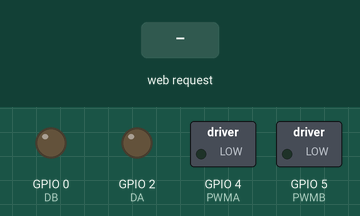
This sketch was run on a simulated ESP8266 (NodeMCU). On the bench: switched loads named in the sketch (green lamp = pin HIGH), output pins drawn as LEDs (lit = HIGH). Inputs (shaded band) come from the test bench.

Above: at 1.2 s.
1.3 s: HTTP request GET /forward received
At 2.5 s:
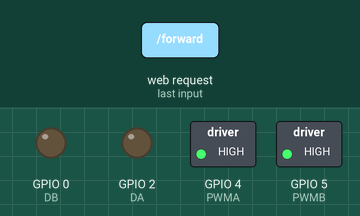
2.8 s: HTTP request GET /backward received
At 3.6 s:
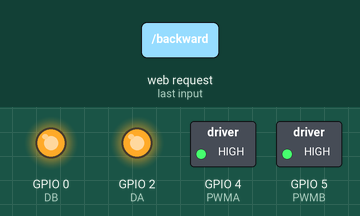
4.3 s: HTTP request GET /left received
At 4.8 s:
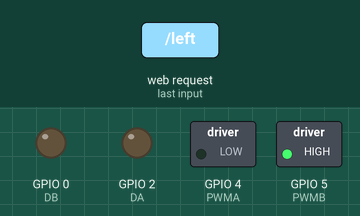
5.8 s: HTTP request GET /right received
At 7.0 s:
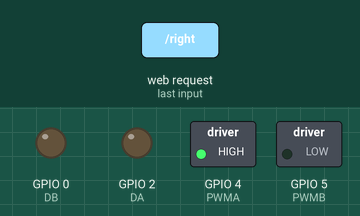
7.3 s: HTTP request GET /stop received
At 8.2 s:
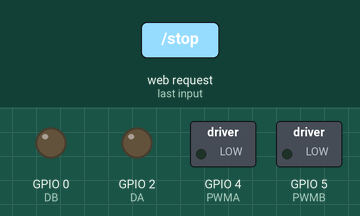
Timing chart, 0 to 9.8 s (numbered marks = the images above; inputs shaded):
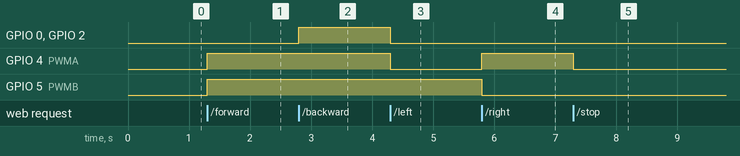

The sketch:

rover.ino
```cpp
/* include library */
#include <ESP8266WiFi.h>

/* define port */
WiFiClient client;
WiFiServer server(80);

/* Change the WIFI settings right here*/
const char* ssid = "SSID";
const char* password = "PASSWORD";

/* data received from application */
String  data ="";

int PWMA=4;//Right side
int PWMB=5;//Left side
int DA=2;//Right reverse
int DB=0;//Left reverse

void setup()
{
  /* initialize motor control pins as output */
  pinMode(PWMA, OUTPUT);
  pinMode(PWMB, OUTPUT);
  pinMode(DA, OUTPUT);
  pinMode(DB, OUTPUT);

  /* start server communication */
  server.begin();
}

void loop()
{
    /* If the server available, run the "checkClient" function */
    client = server.available();
    if (!client) return;
    data = checkClient ();

/************************ Run function according to incoming data from application *************************/

    /* If the incoming data is "forward", run the "MotorForward" function */
    if (data == "forward") MotorForward();
    /* If the incoming data is "backward", run the "MotorBackward" function */
    else if (data == "backward") MotorBackward();
    /* If the incoming data is "left", run the "TurnLeft" function */
    else if (data == "left") TurnLeft();
    /* If the incoming data is "right", run the "TurnRight" function */
    else if (data == "right") TurnRight();
    /* If the incoming data is "stop", run the "MotorStop" function */
    else if (data == "stop") MotorStop();
}

/********************************************* FORWARD *****************************************************/
void MotorForward(void)
{
     digitalWrite(PWMA, HIGH);
     digitalWrite(DA, LOW);

     digitalWrite(PWMB, HIGH);
     digitalWrite(DB, LOW);
}

/********************************************* BACKWARD *****************************************************/
void MotorBackward(void)
{
    digitalWrite(PWMA, HIGH);
     digitalWrite(DA, HIGH);

     digitalWrite(PWMB, HIGH);
     digitalWrite(DB, HIGH);
}

/********************************************* TURN LEFT *****************************************************/
void TurnLeft(void)
{
  digitalWrite(PWMA, LOW);
     digitalWrite(DA, LOW);

     digitalWrite(PWMB, HIGH);
     digitalWrite(DB, LOW);
}

/********************************************* TURN RIGHT *****************************************************/
void TurnRight(void)
{
  digitalWrite(PWMA, HIGH);
     digitalWrite(DA, LOW);

     digitalWrite(PWMB, LOW);
     digitalWrite(DB, LOW);
}

/********************************************* STOP *****************************************************/
void MotorStop(void)
{
  digitalWrite(PWMA, LOW);
     digitalWrite(DA, LOW);

     digitalWrite(PWMB, LOW);
     digitalWrite(DB, LOW);
}

/********************************** RECEIVE DATA FROM the APP ******************************************/
String checkClient (void)
{
  while(!client.available()) delay(1);
  String request = client.readStringUntil('\r');
  request.remove(0, 5);
  request.remove(request.length()-9,9);
  return request;
}
```

Measured:
- after the input at 1.3 s, GPIO 4 (PWMA), GPIO 5 (PWMB): LOW → HIGH at once
- after the input at 2.8 s, GPIO 0 (DB), GPIO 2 (DA): LOW → HIGH at once
- after the input at 4.3 s, GPIO 0 (DB), GPIO 2 (DA), GPIO 4 (PWMA): HIGH → LOW at once
- after the input at 5.8 s, GPIO 4 (PWMA): LOW → HIGH at once; GPIO 5 (PWMB): HIGH → LOW at once
- after the input at 7.3 s, GPIO 4 (PWMA): HIGH → LOW at once
